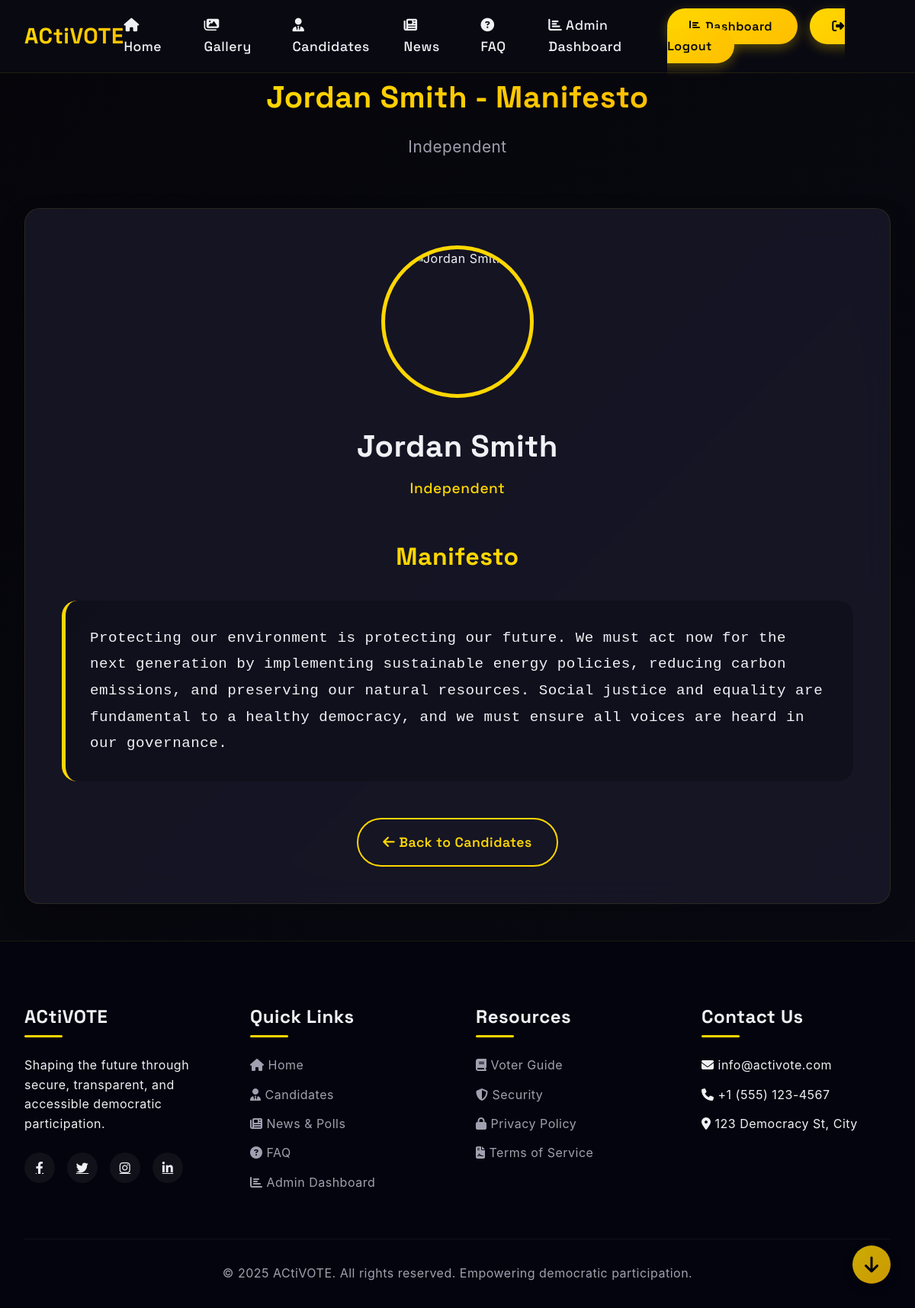
Page /manifesto/3/ (signed in) on the committed database.
### voting/models.py (models this page shows, shortened)
class Candidate(models.Model):
    name = models.CharField(max_length=100)
    party = models.CharField(max_length=100)
    image_url = models.URLField()
    manifesto = models.TextField()

### voting/views.py (the view)
# urls.py: path('manifesto/<int:candidate_id>/', views.manifesto, name='manifesto'),
@login_required
def manifesto(request, candidate_id):
    try:
        candidate = Candidate.objects.get(id=candidate_id)
        candidate_data = {
            'id': candidate.id,
            'name': candidate.name,
            'party': candidate.party,
            'image_url': candidate.image_url,
            'manifesto': candidate.manifesto
        }
    except Candidate.DoesNotExist:
        candidate_data = None
        for c in CANDIDATES_DATA:
            if c['id'] == candidate_id:
                candidate_data = c
                break
        if candidate_data is None:
            raise Http404("Candidate not found")
    return render(request, 'manifesto.html', {'candidate': candidate_data})

### templates/manifesto.html (shortened to what this page needs)
{% extends 'base.html' %}
{% block content %}
<div class="container">
    <div class="section-title">
        <h2>{{ candidate.name }} - Manifesto</h2>
        <p>{{ candidate.party }}</p>
    </div>
    <div class="manifesto-container">
        <div class="candidate-header">
            <div class="candidate-image-large">
                <img src="{{ candidate.image_url }}" alt="{{ candidate.name }}">
            </div>
            <h3>{{ candidate.name }}</h3>
            <p class="candidate-party">{{ candidate.party }}</p>
        </div>
        <div class="manifesto-content">
            <h4>Manifesto</h4>
            <p>{{ candidate.manifesto }}</p>
        </div>
        <div class="back-button-container">
            <a href="{% url 'candidates' %}" class="btn btn-secondary">
                <i class="fas fa-arrow-left"></i> Back to Candidates
            </a>
        </div>
    </div>
</div>
{% endblock %}

### static/css/style.css (style rules this page uses)
* { margin: 0; padding: 0; box-sizing: border-box; }
:root { --dark-bg: #0a0a14; --darker-bg: #05050a; --card-bg: rgba(20, 20, 35, 0.7); --glass-bg: rgba(30, 30, 50, 0.6); --neon-gold: #ffd700; --neon-amber: #ffbf00; --text-light: #f0f0f5; --text-gray: #a0a0b0; --accent-gradient: linear-gradient(135deg, var(--neon-gold), var(--neon-amber)); --border-radius: 20px; --transition: all 0.4s cubic-bezier(0.175, 0.885, 0.32, 1.275); }
body { font-family: 'Space Grotesk', 'Inter', 'Poppins', -apple-system, BlinkMacSystemFont, 'Segoe UI', Roboto, Oxygen, Ubuntu, Cantarell, 'Open Sans', 'Helvetica Neue', sans-serif; line-height: 1.6; color: var(--text-light); background: linear-gradient(135deg, var(--darker-bg) 0%, var(--dark-bg) 100%); min-height: 100vh; overflow-x: hidden; font-size: 16px; letter-spacing: 0.5px; }
.container { width: 100%; max-width: 1400px; margin: 0 auto; padding: 0 2rem; }
.btn { display: inline-block; padding: 1.2rem 2.5rem; border-radius: 50px; text-decoration: none; font-weight: 600; font-size: 1.1rem; transition: var(--transition); border: none; cursor: pointer; text-align: center; }
.btn-secondary { background: transparent; color: var(--neon-gold); border: 2px solid var(--neon-gold); }
.section-title { text-align: center; margin-bottom: 4rem; }
.section-title h2 { font-size: 3rem; font-weight: 700; margin-bottom: 1rem; background: var(--accent-gradient); -webkit-background-clip: text; background-clip: text; -webkit-text-fill-color: transparent; display: inline-block; }
.section-title p { font-size: 1.3rem; color: var(--text-gray); max-width: 700px; margin: 0 auto; }
@media (max-width: 1200px) { .section-title h2 { font-size: 2.5rem; } }

### templates/manifesto.html (style rules this page uses)
.manifesto-container { background: var(--glass-bg); backdrop-filter: blur(20px); border-radius: var(--border-radius); padding: 3rem; box-shadow: 0 15px 35px rgba(0, 0, 0, 0.2); border: 1px solid rgba(255, 215, 0, 0.1); margin: 3rem 0; }
.candidate-header { text-align: center; margin-bottom: 3rem; }
.candidate-image-large { width: 200px; height: 200px; border-radius: 50%; overflow: hidden; margin: 0 auto 2rem; border: 5px solid var(--neon-gold); }
.candidate-image-large img { width: 100%; height: 100%; object-fit: cover; }
.candidate-header h3 { font-size: 2.5rem; margin-bottom: 0.5rem; color: var(--text-light); }
.candidate-party { color: var(--neon-gold); font-size: 1.2rem; font-weight: 500; }
.manifesto-content h4 { font-size: 2rem; margin-bottom: 2rem; color: var(--neon-gold); text-align: center; }
.manifesto-content p { font-size: 1.2rem; line-height: 1.8; color: var(--text-light); font-family: 'Courier New', Courier, monospace; background: rgba(0, 0, 0, 0.2); padding: 2rem; border-radius: var(--border-radius); border-left: 5px solid var(--neon-gold); }
.back-button-container { text-align: center; margin-top: 3rem; }
.btn-secondary { display: inline-block; padding: 1rem 2rem; border-radius: 50px; text-decoration: none; font-weight: 600; transition: var(--transition); border: 2px solid var(--neon-gold); color: var(--neon-gold); background: transparent; }

### rows in the picture
Candidate: name "Jordan Smith", party "Independent", manifesto "Protecting our environment is protecting our future. We must act now for the next generation by implementing sustainable energy policies, reducing carbon emissions, and preserving our natural resources. Social justice and equality are fundamental to a healthy democracy, and we must ensure all voices are heard in our governance."
